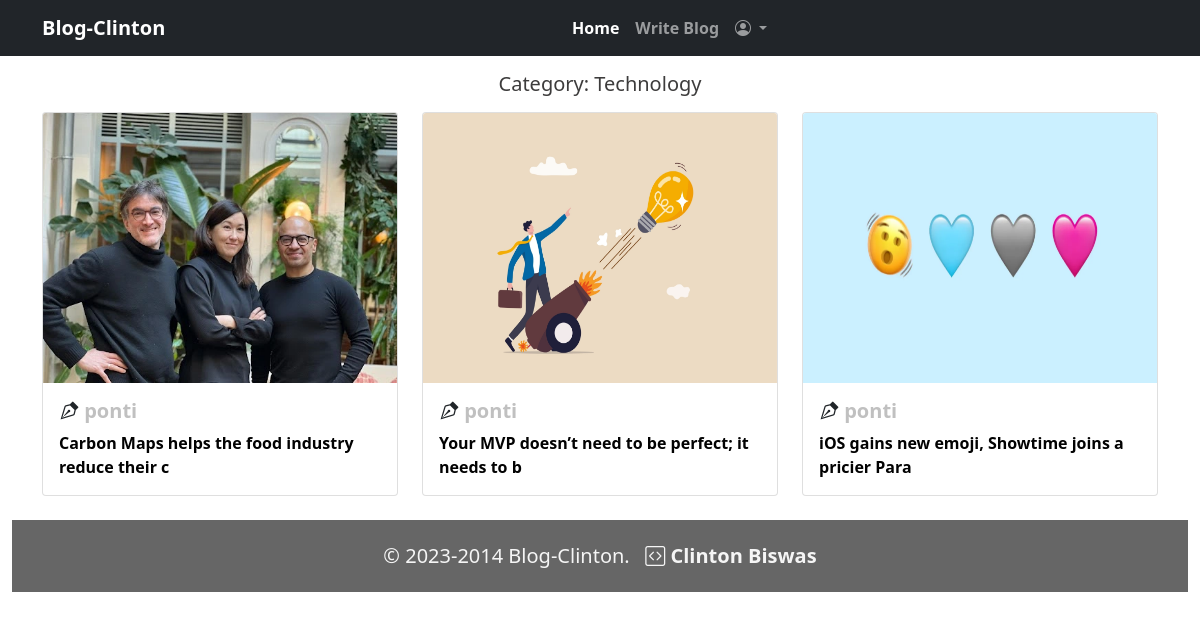
Page /blog-category/10 (signed in) on the committed database.
### blog/models.py (models this page shows, shortened)
class Category(models.Model):
    title = models.CharField(max_length=150, unique=True)
    slug = models.SlugField(max_length=255, null=True, blank=True)
    created = models.DateField(auto_now_add=True)
    def __str__(self) -> str:
        return self.title

class Blog(models.Model):
    user = models.ForeignKey(User, on_delete=models.CASCADE, related_name='user_blog')
    category = models.ForeignKey(Category, on_delete=models.CASCADE, related_name='category_blog', blank=True)
    likes = models.ManyToManyField(User, related_name='user_likes', blank=True)
    title = models.CharField(max_length=350)
    slug = models.SlugField(max_length=255, null=True, blank=True)
    blog_image = models.ImageField(upload_to='blog_images')
    description = models.TextField()
    created = models.DateField(auto_now_add=True)
    updated = models.DateField(auto_now_add=True)

### blog/views.py (the view)
# urls.py: path('blog-category/<int:pk>', views.CategoryBlogs, name='blog-category'),
def CategoryBlogs(request, pk):
    category = Category.objects.get(pk=pk)
    blog_list = Blog.objects.filter(category=category)
    dict = {'blog_list':blog_list, 'category': category}
    return render(request, 'Blog/category_blog.html',context=dict)

### templates/Blog/category_blog.html (shortened to what this page needs)
{% extends 'base.html' %}
{% load static %}
{% block content %}
<div class="row mt-3">
    {% if blog_list %}
    <h5 class="text-center mb-3" style="color: rgb(61, 60, 60);">Category: {{category}}</h5>
    {% for blog in blog_list %}
    <div class="col-sm-4 mb-2">
        <div class="card">
            <img src="{{blog.blog_image.url}}" class="card-img-top" alt="{{blog.title}}" height="270px">
            <div class="card-body">
                <h5 class="card-title"><i class="bi bi-vector-pen"></i> <a href="" class="text-decoration-none" style="color:#C0C0C0">{{blog.user}}</a></h5>
              <a href="{% url 'blog:blog_details' slug=blog.slug %}" class="text-decoration-none">{{blog.title|slice:50}}</a>
            </div>
          </div>
    </div>
    {% endfor %}
        {% else %}
        <h3 class="text-center" style="color: red; font-weight: 500;">No Blogs Found on this category.Try another category</h3>
    {% endif %}
</div>
{% endblock content %}

### static/main.css (style rules this page uses)
body { overflow-x: hidden; }
h1,a { color: rgb(2, 2, 2);; font-weight: 600; }

### rows in the picture
Category: title "Technology"
Blog: blog_image (picture), user "ponti", title "Carbon Maps helps the food industry reduce their c"
Blog: blog_image (picture), user "ponti", title "Your MVP doesn’t need to be perfect; it needs to b"
Blog: blog_image (picture), user "ponti", title "iOS gains new emoji, Showtime joins a pricier Para"
